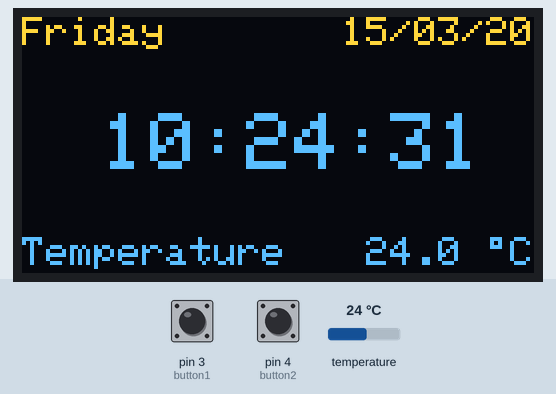
This sketch was run on a simulated Arduino Uno, built with avr-gcc and run on an emulated ATmega328P. On the bench: 128×64 one-colour display. The inputs (shaded band) are chosen by the test bench; at power-on: pin 3 (button1) HIGH, pin 4 (button2) HIGH, temperature 24 °C. The OLED is the two-colour kind (top 16 rows yellow); the display library's start-up logo is not drawn; the local clock reads 2024-03-15 10:24:30 at power-on unless the sketch sets it; what the sketch prints to the serial monitor is not drawn.

Above: at 1.5 s.
1.6 s: pin 3 (button1) pulled LOW for 0.25 s
At 2.02 s:
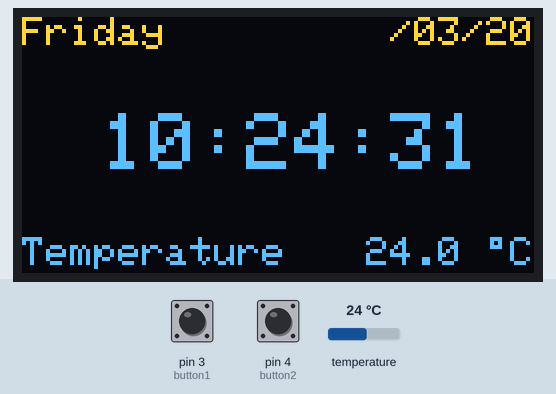
3.3 s: pin 4 (button2) pulled LOW for 0.25 s
At 4.2 s:
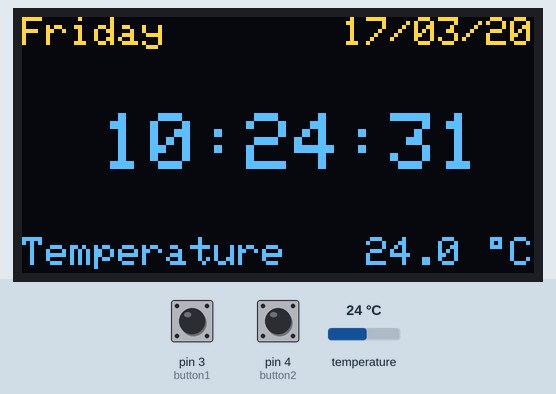
5.0 s: pin 3 (button1) pulled LOW for 1 s
At 6.17 s:
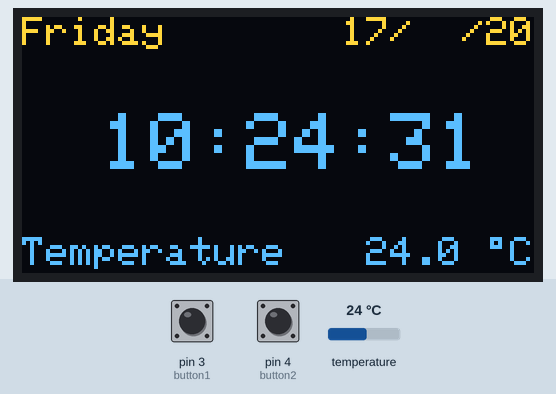
7.5 s: pin 4 (button2) pulled LOW for 1 s
At 7.64 s:
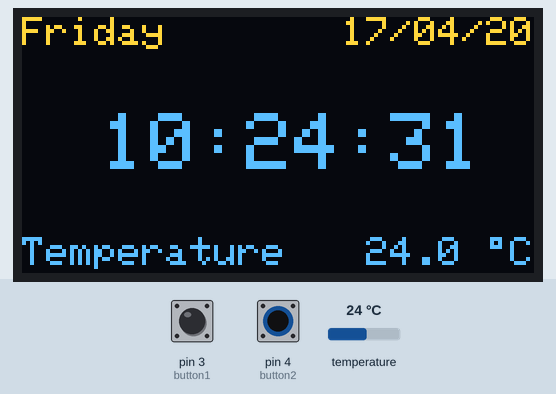
10.0 s: pin 3 (button1) pulsed LOW 5 times (0.12 s each, 0.3 s apart)
At 13.0 s:
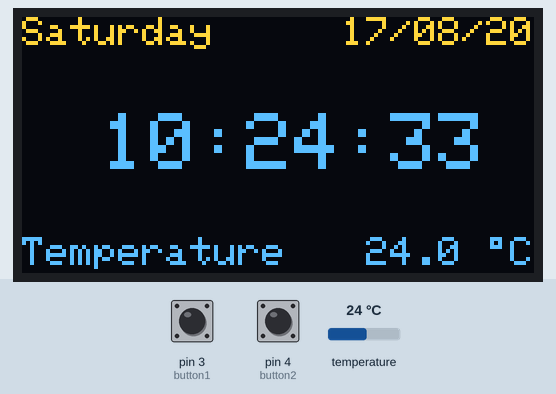
14.5 s: temperature set to 12 °C
At 15.6 s:
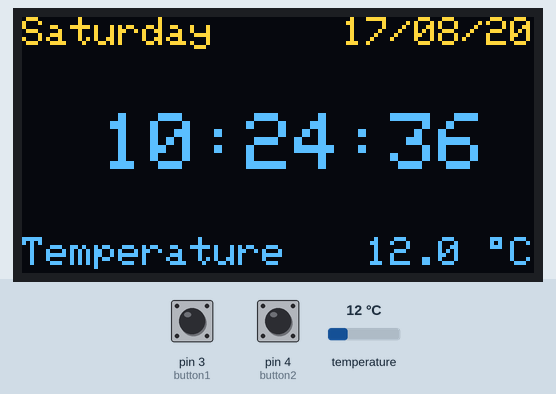
Timing chart, 0 to 17.5 s (numbered marks = the images above; inputs shaded):
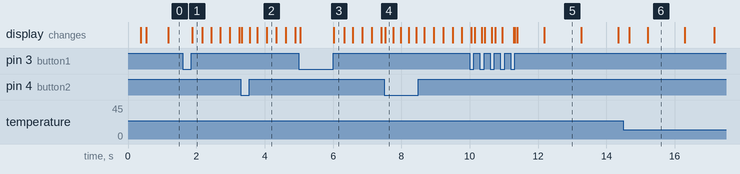

Measured:
- after the input at 1.6 s, the display: changes after 0.28 s (image 1)
- after the input at 3.3 s, the display: first changes at once (image 2 shows a later state)
- after the input at 7.5 s, the display: changes at once (image 4)
- after the input at 10.0 s, the display: first differs from a run without the input after 0.15 s (image 5 shows a later state)
- what the display in image 5 shows lasts 1.1 s, from 12.2 s to 13.3 s

The sketch:

casio_clone.ino
```cpp
#include <Wire.h>
#include <Adafruit_GFX.h>
#include <Adafruit_SSD1306.h>
#include <RTClib.h>


// *** Configuration ***
#define SCREEN_WIDTH 128 // OLED display width, in pixels
#define SCREEN_HEIGHT 64 // OLED display height, in pixels

// Declaration for an SSD1306 display connected to I2C (SDA, SCL pins)
#define OLED_RESET     -1 // Reset pin # (or -1 if sharing Arduino reset pin)

#define button1 3
#define button2 4
#define buzzer 3
// *** ***


#define US_FORMAT 0

#if US_FORMAT
static const char TIME_FMT[] = "hh:mm:ss";
// x locations for day, month, year
static const int DATE_LOC[] = {98, 80, 116, 80};
#endif
#if !US_FORMAT
// x locations for day, month, year
static const int DATE_LOC[] = {80, 98, 116, 80};
static const char TIME_FMT[] = "hh:mm:ss";
#endif


Adafruit_SSD1306 display(SCREEN_WIDTH, SCREEN_HEIGHT, &Wire, OLED_RESET);
RTC_DS3231 rtc;

char temperature[] = " 00.00";

void setup() {
  pinMode(button1, INPUT_PULLUP);
  pinMode(button2, INPUT_PULLUP);
  //pinMode(buzzer, OUTPUT);

//  digitalWrite(buzzer, HIGH);
//  delay(1000);

  Serial.begin(115200);
  Serial.println("--- ** ---");

  if (! rtc.begin()) {
    Serial.println("Couldn't find RTC");
    while (1);
  }
  // no need to set the RTC, since we can do it from the Arduino

  if (!display.begin(SSD1306_SWITCHCAPVCC, 0x3C)) { // Address 0x3D for 128x64
    Serial.println(F("SSD1306 display allocation failed"));
    for (;;); // Don't proceed, loop forever
  }

  // show the adafruit logo
  display.display();
  delay(200);

  watchface_begin();
}

void display_day(int dow) {
  switch(dow) {
    case 0: draw_text(0, 0, "Sunday   ", 1); break;
    case 1: draw_text(0, 0, "Monday   ", 1); break;
    case 2: draw_text(0, 0, "Tuesday  ", 1); break;
    case 3: draw_text(0, 0, "Wednesday", 1); break;
    case 4: draw_text(0, 0, "Thursday ", 1); break;
    case 5: draw_text(0, 0, "Friday   ", 1); break;
    default: draw_text(0, 0,"Saturday ", 1);
  }
}

void watchface_begin() {
  display.clearDisplay();
  display.setTextColor(WHITE, BLACK);
  draw_text(DATE_LOC[3], 0, "  /  /", 1);
  draw_text(0, 55, "Temperature", 1);
  display.drawRect(117, 55, 3, 3, WHITE);
  draw_text(122, 55, "C", 1);

  display.display();
}

void watchface_display(const DateTime& t, float tempc) {
  if (tempc < 0) {
    tempc = abs(tempc);
    temperature[0] = '-';
  } else {
    temperature[0] = ' ';
  }

  int temp1 = int(floor(tempc));
  int temp2 = tempc * 100  - temp1 * 100;
  snprintf(temperature+1, 6, "%d.%d", temp1, temp2);
  draw_text(80, 55, temperature, 1);

  char fmt[9];

  // day, month, year
  snprintf(fmt, 3, "%02u", t.day());
  draw_text(DATE_LOC[0], 0, fmt, 1);
  snprintf(fmt, 3, "%02u", t.month());
  draw_text(DATE_LOC[1], 0, fmt, 1);
  snprintf(fmt, 3, "%02u", t.year());
  draw_text(DATE_LOC[2], 0, fmt, 1);

  strncpy(fmt, TIME_FMT, 9);
  t.toString(fmt);
  draw_text(20, 24, fmt, 2);


  // TODO: alarm code goes here
  // if: string comparison
}

void blink_parameter() {
   byte j = 0;
   while (j < 10 && digitalRead(button1) && digitalRead(button2)) {
    j++;
    delay(25);
   }
}

byte edit(int& index, byte x_pos, byte y_pos, byte parameter, int text_size = 1) {
  char text[3];
  byte param_orig = parameter;
  snprintf(text, 3, "%02u", parameter);
  // wait until button1 is released
  while (!digitalRead(button1)) {}
  while (true) {
    // if button2 is pressed:
    while (!digitalRead(button2)) {
      parameter++;
      // day
      if (index == 0 && parameter > 31)
        parameter = 1;
      // month
      if (index == 1 && parameter > 12)
        parameter = 1;
      // year
      if (index == 2 && parameter > 99)
        parameter = 0;
      // hour
      if (index == 3 && parameter > 23)
        parameter = 0;
      // minute
      if (index == 4 && parameter > 59)
        parameter = 0;

      snprintf(text, 3, "%02u", parameter);
      draw_text(x_pos, y_pos, text, text_size);
      delay(200);
    }
    draw_text(x_pos, y_pos, "  ", text_size);
    blink_parameter();
    draw_text(x_pos, y_pos, text, text_size);
    blink_parameter();
    if (!digitalRead(button1)) {
      index++;
      return parameter;
    }
  }
}

void draw_text(byte x_pos, byte y_pos, char *text, byte text_size) {
  display.setCursor(x_pos, y_pos);
  display.setTextSize(text_size);
  display.print(text);
  display.display();
}

void loop() {
  DateTime d = rtc.now();

  int dow_orig, dow, day, month, year, hour, minute, i;
  dow = d.dayOfTheWeek();
  dow_orig = dow;

  if (!digitalRead(button1)) {
    // if button1 is pressed
    i = 0;
    while (!digitalRead(button1)) {}
      // set position of text when editing on button press
      day = edit(i, DATE_LOC[0], 0, d.day());
      month = edit(i, DATE_LOC[1], 0, d.month());
      year = edit(i, DATE_LOC[2], 0, d.year() - 2000) + 2000;
      hour = edit(i, 20, 24, d.hour(), 2);
      minute = edit(i, 56, 24, d.minute(), 2);

      DateTime adjusted(year, month, day, hour, minute, d.second());
      rtc.adjust(adjusted);
      DateTime newtime = rtc.now();
      delay(200);
    }

    display_day(dow);

    d = rtc.now();
    watchface_display(d, rtc.getTemperature());

    delay(50);
}
```
